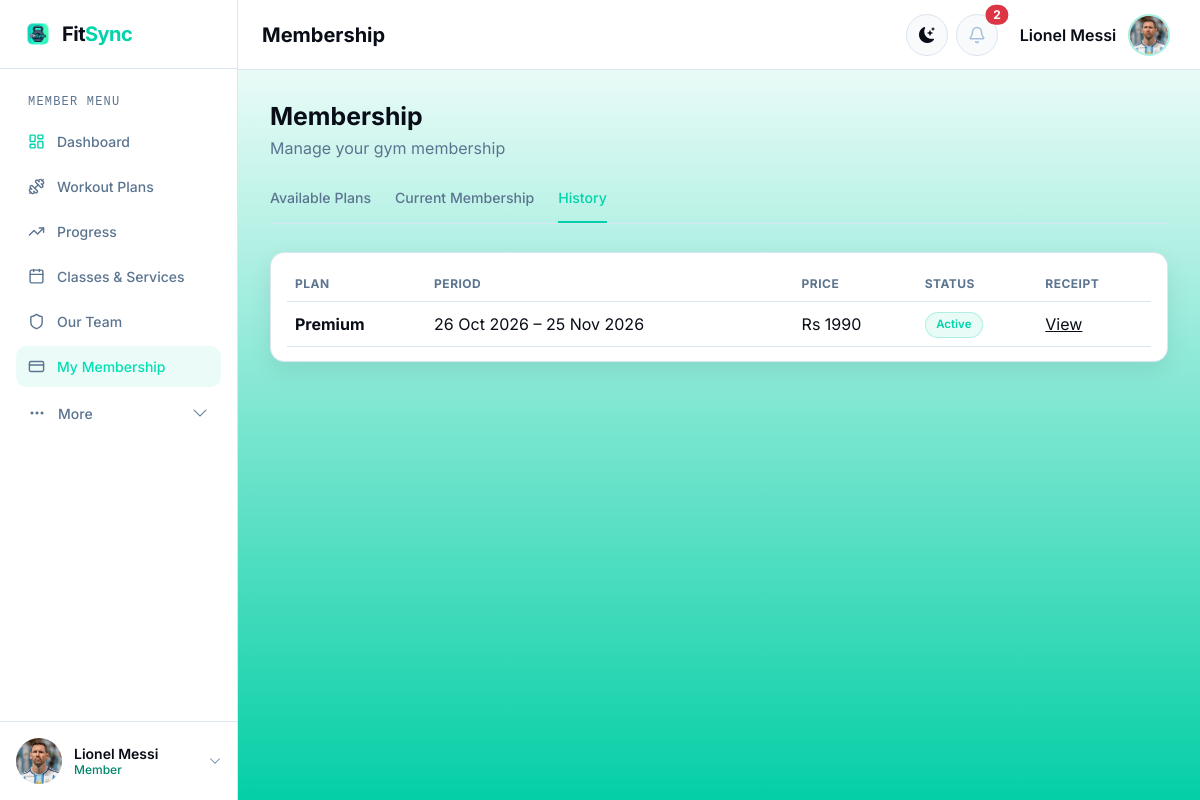
/memberships/member/history/ (signed in), run on the app's committed database.
### gym/models.py (models this page shows, shortened)
class User(AbstractUser):
    class Role(models.TextChoices):
        MEMBER = ("MEMBER", "Member")
        STAFF = ("STAFF", "Staff")
        COACH = ("COACH", "Coach")
        ADMIN = ("ADMIN", "Admin")
    email = models.EmailField(unique=True)
    role = models.CharField(max_length=20, choices=Role.choices, default=Role.MEMBER)
    class Meta:
        db_table = "accounts_user"

class MemberProfile(models.Model):
    user = models.OneToOneField(
        settings.AUTH_USER_MODEL,
        on_delete=models.CASCADE,
        related_name="member_profile",
    )
    profile_picture = models.ImageField(
        upload_to="profile_pics/", blank=True, null=True
    )
    avatar_static_path = models.CharField(max_length=255, blank=True)
    @property
    def avatar_url(self):
        from django.templatetags.static import static
        if self.profile_picture:
            return self.profile_picture.url
        return static(self.avatar_static_path) if self.avatar_static_path else ""
    phone = models.CharField(max_length=30, blank=True)
    date_of_birth = models.DateField(blank=True, null=True)
    emergency_contact = models.CharField(max_length=100, blank=True)
    age = models.PositiveSmallIntegerField(blank=True, null=True)
    height_cm = models.PositiveIntegerField(blank=True, null=True)
    current_weight_kg = models.DecimalField(
        max_digits=5, decimal_places=2, blank=True, null=True
    )
    target_weight_kg = models.DecimalField(
        max_digits=5, decimal_places=2, blank=True, null=True
    )
    fitness_goal = models.CharField(max_length=200, blank=True)
    medical_notes = models.TextField(blank=True)
    class Meta:
        db_table = "accounts_memberprofile"

class Membership(models.Model):
    class Status(models.TextChoices):
        ACTIVE = ("ACTIVE", "Active")
        EXPIRED = ("EXPIRED", "Expired")
        CANCELLED = ("CANCELLED", "Cancelled")
    member = models.ForeignKey(
        settings.AUTH_USER_MODEL, on_delete=models.CASCADE, related_name="memberships"
    )
    package = models.ForeignKey(
        MembershipPackage, on_delete=models.PROTECT, related_name="memberships"
    )
    start_date = models.DateField()
    end_date = models.DateField()
    status = models.CharField(
        max_length=12, choices=Status.choices, default=Status.ACTIVE
    )
    created_at = models.DateTimeField(auto_now_add=True)
    class Meta:
        ordering = ["-start_date", "-created_at"]
        db_table = "memberships_membership"
    @property
    def display_status(self):
        if self.status == self.Status.ACTIVE and self.end_date < date.today():
            return self.Status.EXPIRED
        return self.status

class MembershipPackage(models.Model):
    SERVICE_TYPE_CHOICES = [
        ("YOGA", "Yoga"),
        ("ZUMBA", "Zumba"),
        ("FITNESS", "Fitness"),
        ("SAUNA", "Sauna"),
        ("PERSONAL_TRAINING", "Personal Training"),
        ("PILATES", "Pilates"),
        ("BOXING", "Boxing"),
        ("HIIT", "HIIT"),
        ("CYCLING", "Cycling"),
        ("STRENGTH_TRAINING", "Strength Training"),
    ]
    name = models.CharField(max_length=80)
    slug = models.SlugField(unique=True)
    price = models.DecimalField(max_digits=8, decimal_places=2)
    duration_months = models.PositiveSmallIntegerField(default=1)
    description = models.CharField(max_length=220, blank=True)
    features = models.TextField(help_text="One feature per line")
    audience = models.CharField(max_length=80, blank=True)
    allowed_service_types = models.CharField(
        max_length=200, blank=True, help_text="Leave empty to allow every service type."
    )
    is_featured = models.BooleanField(default=False)
    is_active = models.BooleanField(default=True)
    class Meta:
        ordering = ["price", "name"]
        db_table = "memberships_membershippackage"

### gym/views.py (the view)
# urls.py: path("member/history/", views.membership_history, name="membership_history"),
@member_required
def membership_history(request):
    memberships = Membership.objects.filter(member=request.user).select_related(
        "package"
    )
    return render(
        request,
        "member/membership_history.html",
        {
            "memberships": memberships,
            "active_sidebar": "membership",
            "membership_tab": "history",
        },
    )

### gym/context_processors.py (called while the page is built)
def notification_menu(request):
    if not request.user.is_authenticated:
        return {}
    unread = Notification.objects.filter(recipient=request.user, is_read=False)
    today = timezone.localdate()
    notices = Notice.objects.filter(is_active=True, publish_date__lte=today).filter(
        expires_on__isnull=True
    ) | Notice.objects.filter(
        is_active=True, publish_date__lte=today, expires_on__gte=today
    )
    return {
        "notification_menu_items": unread[:5],
        "unread_notification_count": unread.count(),
        "active_gym_notices": notices.distinct()[:3],
    }

### gym/permissions.py (called while the page is built)
def role_required(*allowed_roles):
    def decorator(view_function):
        @wraps(view_function)
        @login_required
        def wrapped_view(request, *args, **kwargs):
            if not request.user.is_active:
                logout(request)
                messages.error(request, "Your account is inactive.")
                return redirect("accounts:login")
            if request.user.is_superuser or request.user.role in allowed_roles:
                return view_function(request, *args, **kwargs)
            return render(request, "shared/access_denied.html", status=403)
        return wrapped_view
    return decorator

### templates/member/membership_history.html (shortened to what this page needs)
{% extends "layouts/member_base.html" %}
{% load static %}
{% block dashboard_heading %}Membership{% endblock %}
{% block extra_css %}{{ block.super }}<link rel="stylesheet" href="{% static 'css/memberships.css' %}">{% endblock %}
{% block dashboard_content %}
<div class="membership-page-head"><h1>Membership</h1><p>Manage your gym membership</p></div>
{% include "includes/membership_tabs.html" %}
<div class="membership-table-card mt-4">
    <div class="table-responsive"><table class="table align-middle"><thead><tr><th>Plan</th><th>Period</th><th>Price</th><th>Status</th><th>Receipt</th></tr></thead><tbody>
    {% for membership in memberships %}<tr><td><strong>{{ membership.package.name }}</strong></td><td>{{ membership.start_date|date:"d M Y" }} – {{ membership.end_date|date:"d M Y" }}</td><td>Rs {{ membership.package.price|floatformat:0 }}</td><td><span class="status-pill {% if membership.display_status == 'ACTIVE' %}success{% elif membership.display_status == 'CANCELLED' %}danger{% endif %}">{{ membership.get_status_display }}</span></td><td>{% with payment=membership.payments.first %}{% if payment %}<a href="{% url 'memberships:receipt' payment.id %}">View</a>{% else %}—{% endif %}{% endwith %}</td></tr>
    {% empty %}<tr><td colspan="5" class="text-center py-5 text-muted">No membership history yet.</td></tr>{% endfor %}
    </tbody></table></div>
</div>
{% endblock %}

### templates/includes/sidebar_user.html (shortened to what this page needs)
{% load static %}
<link rel="stylesheet" href="{% static 'css/sidebar-user.css' %}?v=1">
{% with user=request.user %}
<div class="sidebar-user dropup">
    <button
        id="sidebarUserToggle"
        class="sidebar-user-toggle"
        type="button"
        data-bs-toggle="dropdown"
        data-bs-display="static"
        aria-expanded="false"
        aria-label="Open account menu"
    >
        {% if user.member_profile.avatar_url %}
            <img src="{{ user.member_profile.avatar_url }}" alt="" class="sidebar-user-avatar">
        {% elif user.coach_profile.photo_url %}
            <img src="{{ user.coach_profile.photo_url }}" alt="" class="sidebar-user-avatar">
        {% else %}
            <span class="sidebar-user-avatar sidebar-user-initials" aria-hidden="true">
                {% if user.first_name or user.last_name %}{{ user.first_name|slice:":1"|upper }}{{ user.last_name|slice:":1"|upper }}{% else %}{{ user.username|slice:":1"|upper }}{% endif %}
            </span>
        {% endif %}
        <span class="sidebar-user-text">
            <span class="sidebar-user-name">{{ user.get_full_name|default:user.username }}</span>
            <span class="sidebar-user-role">{{ user.get_role_display }}</span>
        </span>
        <i class="bi bi-chevron-up sidebar-user-chevron" aria-hidden="true"></i>
    </button>
</div>
{% endwith %}

### templates/includes/dashboard_topbar_actions.html (shortened to what this page needs)
{% load static %}
<div class="dashboard-topbar-actions d-flex align-items-center gap-2">
    <button class="btn theme-toggle" type="button" data-theme-toggle aria-label="Switch to dark mode" title="Switch theme">
        <i class="bi bi-moon-stars" data-theme-icon aria-hidden="true"></i>
    </button>
    <div class="dropdown">
        <button class="btn notification-toggle position-relative" type="button" data-bs-toggle="dropdown" aria-expanded="false" aria-label="Notifications">
            {% if request.user.role == "MEMBER" %}
                <img src="{% static 'img/member-dashboard/bell.svg' %}" alt="">
            {% else %}
                <i class="bi bi-bell" aria-hidden="true"></i>
            {% endif %}
            {% if unread_notification_count %}<span class="position-absolute top-0 start-100 translate-middle badge rounded-pill text-bg-danger">{{ unread_notification_count }}</span>{% endif %}
        </button>
    </div>
    <div class="dropdown">
        <button class="navbar-account-toggle dashboard-account-toggle" type="button" data-bs-toggle="dropdown" aria-expanded="false">
            <span class="navbar-account-name">{{ request.user.get_full_name|default:request.user.username }}</span>
            {% if request.user.member_profile.avatar_url %}
                <img class="navbar-account-avatar" src="{{ request.user.member_profile.avatar_url }}" alt="">
            {% elif request.user.coach_profile.photo_url %}
                <img class="navbar-account-avatar" src="{{ request.user.coach_profile.photo_url }}" alt="">
            {% else %}
                <span class="navbar-account-avatar navbar-account-initials" aria-hidden="true">
                    {% if request.user.first_name or request.user.last_name %}{{ request.user.first_name|slice:":1"|upper }}{{ request.user.last_name|slice:":1"|upper }}{% else %}{{ request.user.username|slice:":1"|upper }}{% endif %}
                </span>
            {% endif %}
        </button>
    </div>
</div>

### static/css/base.css (style rules this page uses)
:root { --bg-color: #f4f7fb; --surface-color: #ffffff; --surface-soft: #f8fafc; --text-color: #080d17; --muted-color: #5b748f; --border-color: #dbe5f0; --primary-color: #00d4aa; --primary-strong: #00ad8a; --danger-color: #dc3545; --navbar-color: #ffffff; --sidebar-color: #07152d; --footer-color: #ffffff; --shadow-color: rgba(8, 13, 23, 0.08); --radius-sm: 10px; --radius-md: 12px; --radius-lg: 16px; --sidebar-width: 238px; --topbar-height: 70px; }
html[data-theme="light"] { color-scheme: light; --bg-color: #f4f7fb; --surface-color: #ffffff; --text-color: #080d17; --muted-color: #5b748f; --border-color: #dbe5f0; --navbar-color: #ffffff; --sidebar-color: #ffffff; --footer-color: #ffffff; --shadow-color: rgba(8, 13, 23, 0.08); --page-gradient: linear-gradient(to bottom, #ffffff, #04cfa6); --member-sidebar-background: #ffffff; --member-sidebar-border: #dbe5f0; --member-sidebar-text: #080d17; --member-sidebar-muted: #5b748f; --member-sidebar-accent: #00876c; }
*, *::before, *::after { box-sizing: border-box; }
html, body { min-height: 100%; }
body { min-height: 100vh; margin: 0; background: var(--page-gradient); color: var(--text-color); font-family: "Inter", system-ui, -apple-system, BlinkMacSystemFont, "Segoe UI", sans-serif; transition: background-color 160ms ease, color 160ms ease; }
h1, h2, h3, h4, h5, h6, .fitsync-brand { font-family: "Inter", sans-serif; }
a { color: inherit; }
.navbar-account-toggle { display: inline-flex; min-height: 46px; align-items: center; gap: 0.75rem; padding: 0.25rem 0.3rem 0.25rem 0.8rem; color: var(--text-color); background: transparent; border: 1px solid transparent; border-radius: 999px; }
.navbar-account-name { max-width: 150px; overflow: hidden; font-weight: 600; white-space: nowrap; text-overflow: ellipsis; }
.navbar-account-avatar { width: 42px; height: 42px; flex: 0 0 42px; border: 2px solid rgba(0, 212, 170, 0.35); border-radius: 50%; object-fit: cover; object-position: center top; }
.theme-toggle, .notification-toggle, .sidebar-toggle { display: inline-grid; width: 42px; height: 42px; place-items: center; padding: 0; color: var(--text-color); background: var(--surface-soft); border: 1px solid var(--border-color); border-radius: 50%; }
.member-dashboard-sidebar .sidebar-user { padding: 8px; border-color: var(--member-sidebar-border); }
.member-dashboard-sidebar .sidebar-user-avatar { width: 46px; height: 46px; flex-basis: 46px; border-radius: 50%; }
.member-dashboard-sidebar .sidebar-user-name { color: var(--member-sidebar-text) !important; }
.member-dashboard-sidebar .sidebar-user-role { color: var(--member-sidebar-accent); }
.member-dashboard-sidebar .sidebar-user-chevron { color: var(--member-sidebar-muted); }
.table { --bs-table-color: var(--text-color); --bs-table-bg: var(--surface-color); --bs-table-border-color: var(--border-color); --bs-table-striped-color: var(--text-color); --bs-table-striped-bg: rgba(91, 116, 143, 0.05); margin-bottom: 0; }
.table thead th { color: var(--muted-color); font-size: 0.75rem; letter-spacing: 0.04em; text-transform: uppercase; }
.dashboard-topbar-actions { min-width: 0; }
.dashboard-account-toggle { min-height: 48px; }
body.dashboard-body { height: 100vh; min-height: 100vh; overflow: hidden; }

### static/css/sidebar-user.css (style rules this page uses)
.sidebar-user { position: relative; margin-top: auto; padding: 12px; border-top: 1px solid var(--border-color); }
.sidebar-user-toggle { display: flex; width: 100%; align-items: center; gap: 12px; padding: 8px; color: var(--text-color); text-align: left; background: transparent; border: 0; border-radius: var(--radius-sm); transition: background-color 0.15s ease; cursor: pointer; }
.sidebar-user-avatar { width: 40px; height: 40px; flex: 0 0 40px; border-radius: 8px; object-fit: cover; object-position: center top; }
.sidebar-user-text { display: flex; min-width: 0; flex: 1 1 auto; flex-direction: column; line-height: 1.25; }
.sidebar-user-name { overflow: hidden; color: var(--text-color); font-size: 0.875rem; font-weight: 600; white-space: nowrap; text-overflow: ellipsis; }
.sidebar-user-role { color: var(--primary-color); font-size: 0.75rem; font-weight: 500; }
.sidebar-user-chevron { color: var(--muted-color); font-size: 0.75rem; transform: rotate(180deg); transition: transform 0.2s ease; }

### data on the page
User: member_profile.avatar_url (picture), get_full_name "Lionel Messi", role "Member", user.get_full_name "Lionel Messi", user.member_profile.avatar_url (picture)
Membership: package.name "Premium", start_date "26 Oct 2026", end_date "25 Nov 2026", package.price "1990", status "Active"

### other printed values
{{ unread_notification_count }} "2"
